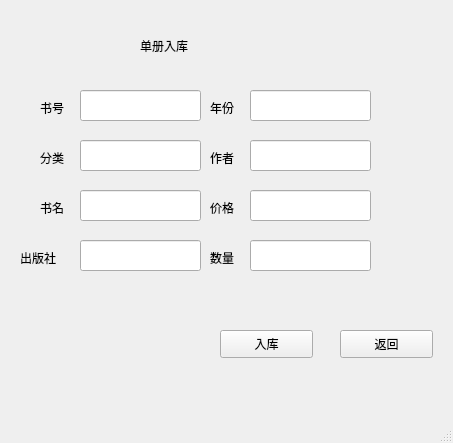
<?xml version="1.0" encoding="UTF-8"?>
<ui version="4.0">
 <class>SingleInputWindow</class>
 <widget class="QMainWindow" name="SingleInputWindow">
  <property name="geometry">
   <rect>
    <x>0</x>
    <y>0</y>
    <width>453</width>
    <height>443</height>
   </rect>
  </property>
  <property name="windowTitle">
   <string>MainWindow</string>
  </property>
  <widget class="QWidget" name="centralwidget">
   <widget class="QPushButton" name="InputButton">
    <property name="geometry">
     <rect>
      <x>220</x>
      <y>330</y>
      <width>93</width>
      <height>28</height>
     </rect>
    </property>
    <property name="text">
     <string>入库</string>
    </property>
   </widget>
   <widget class="QLabel" name="label">
    <property name="geometry">
     <rect>
      <x>140</x>
      <y>20</y>
      <width>201</width>
      <height>51</height>
     </rect>
    </property>
    <property name="styleSheet">
     <string notr="true">font: 20pt &quot;隶书&quot;;</string>
    </property>
    <property name="text">
     <string>单册入库</string>
    </property>
   </widget>
   <widget class="QLineEdit" name="lineEdit_bno">
    <property name="geometry">
     <rect>
      <x>80</x>
      <y>90</y>
      <width>121</width>
      <height>31</height>
     </rect>
    </property>
   </widget>
   <widget class="QLineEdit" name="lineEdit_category">
    <property name="geometry">
     <rect>
      <x>80</x>
      <y>140</y>
      <width>121</width>
      <height>31</height>
     </rect>
    </property>
   </widget>
   <widget class="QLineEdit" name="lineEdit_title">
    <property name="geometry">
     <rect>
      <x>80</x>
      <y>190</y>
      <width>121</width>
      <height>31</height>
     </rect>
    </property>
   </widget>
   <widget class="QLabel" name="label_2">
    <property name="geometry">
     <rect>
      <x>40</x>
      <y>100</y>
      <width>72</width>
      <height>15</height>
     </rect>
    </property>
    <property name="text">
     <string>书号</string>
    </property>
   </widget>
   <widget class="QLabel" name="label_3">
    <property name="geometry">
     <rect>
      <x>40</x>
      <y>150</y>
      <width>72</width>
      <height>15</height>
     </rect>
    </property>
    <property name="text">
     <string>分类</string>
    </property>
   </widget>
   <widget class="QLabel" name="label_4">
    <property name="geometry">
     <rect>
      <x>40</x>
      <y>200</y>
      <width>72</width>
      <height>15</height>
     </rect>
    </property>
    <property name="text">
     <string>书名</string>
    </property>
   </widget>
   <widget class="QLineEdit" name="lineEdit_press">
    <property name="geometry">
     <rect>
      <x>80</x>
      <y>240</y>
      <width>121</width>
      <height>31</height>
     </rect>
    </property>
   </widget>
   <widget class="QLabel" name="label_5">
    <property name="geometry">
     <rect>
      <x>20</x>
      <y>250</y>
      <width>72</width>
      <height>15</height>
     </rect>
    </property>
    <property name="text">
     <string>出版社</string>
    </property>
   </widget>
   <widget class="QLineEdit" name="lineEdit_year">
    <property name="geometry">
     <rect>
      <x>250</x>
      <y>90</y>
      <width>121</width>
      <height>31</height>
     </rect>
    </property>
   </widget>
   <widget class="QLabel" name="label_6">
    <property name="geometry">
     <rect>
      <x>210</x>
      <y>100</y>
      <width>72</width>
      <height>15</height>
     </rect>
    </property>
    <property name="text">
     <string>年份</string>
    </property>
   </widget>
   <widget class="QLineEdit" name="lineEdit_aurhor">
    <property name="geometry">
     <rect>
      <x>250</x>
      <y>140</y>
      <width>121</width>
      <height>31</height>
     </rect>
    </property>
   </widget>
   <widget class="QLabel" name="label_7">
    <property name="geometry">
     <rect>
      <x>210</x>
      <y>150</y>
      <width>72</width>
      <height>15</height>
     </rect>
    </property>
    <property name="text">
     <string>作者</string>
    </property>
   </widget>
   <widget class="QLineEdit" name="lineEdit_price">
    <property name="geometry">
     <rect>
      <x>250</x>
      <y>190</y>
      <width>121</width>
      <height>31</height>
     </rect>
    </property>
   </widget>
   <widget class="QLabel" name="label_8">
    <property name="geometry">
     <rect>
      <x>210</x>
      <y>200</y>
      <width>72</width>
      <height>15</height>
     </rect>
    </property>
    <property name="text">
     <string>价格</string>
    </property>
   </widget>
   <widget class="QLineEdit" name="lineEdit_num">
    <property name="geometry">
     <rect>
      <x>250</x>
      <y>240</y>
      <width>121</width>
      <height>31</height>
     </rect>
    </property>
   </widget>
   <widget class="QLabel" name="label_9">
    <property name="geometry">
     <rect>
      <x>210</x>
      <y>250</y>
      <width>72</width>
      <height>15</height>
     </rect>
    </property>
    <property name="text">
     <string>数量</string>
    </property>
   </widget>
   <widget class="QPushButton" name="CancelButton">
    <property name="geometry">
     <rect>
      <x>340</x>
      <y>330</y>
      <width>93</width>
      <height>28</height>
     </rect>
    </property>
    <property name="text">
     <string>返回</string>
    </property>
   </widget>
  </widget>
  <widget class="QMenuBar" name="menubar">
   <property name="geometry">
    <rect>
     <x>0</x>
     <y>0</y>
     <width>453</width>
     <height>26</height>
    </rect>
   </property>
  </widget>
  <widget class="QStatusBar" name="statusbar"/>
 </widget>
 <resources/>
 <connections/>
</ui>
